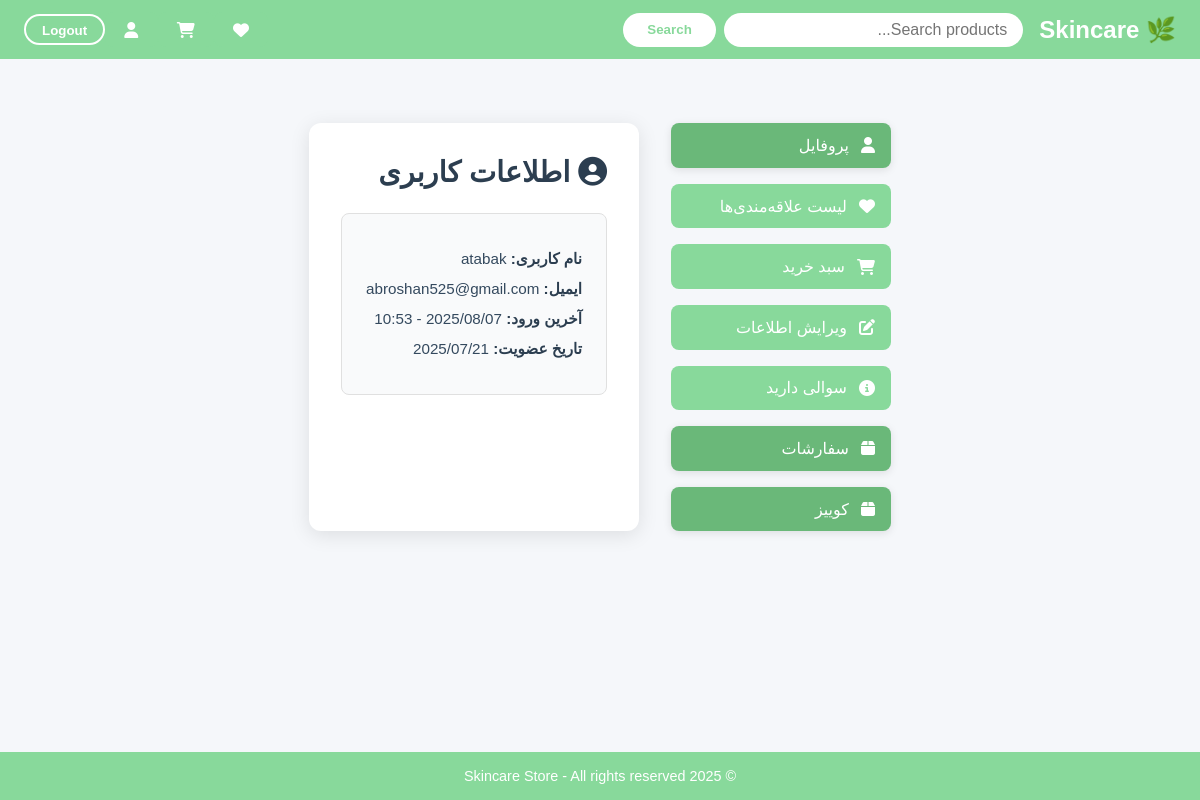
The app's page /accounts/show_profile/ (signed in), older data.
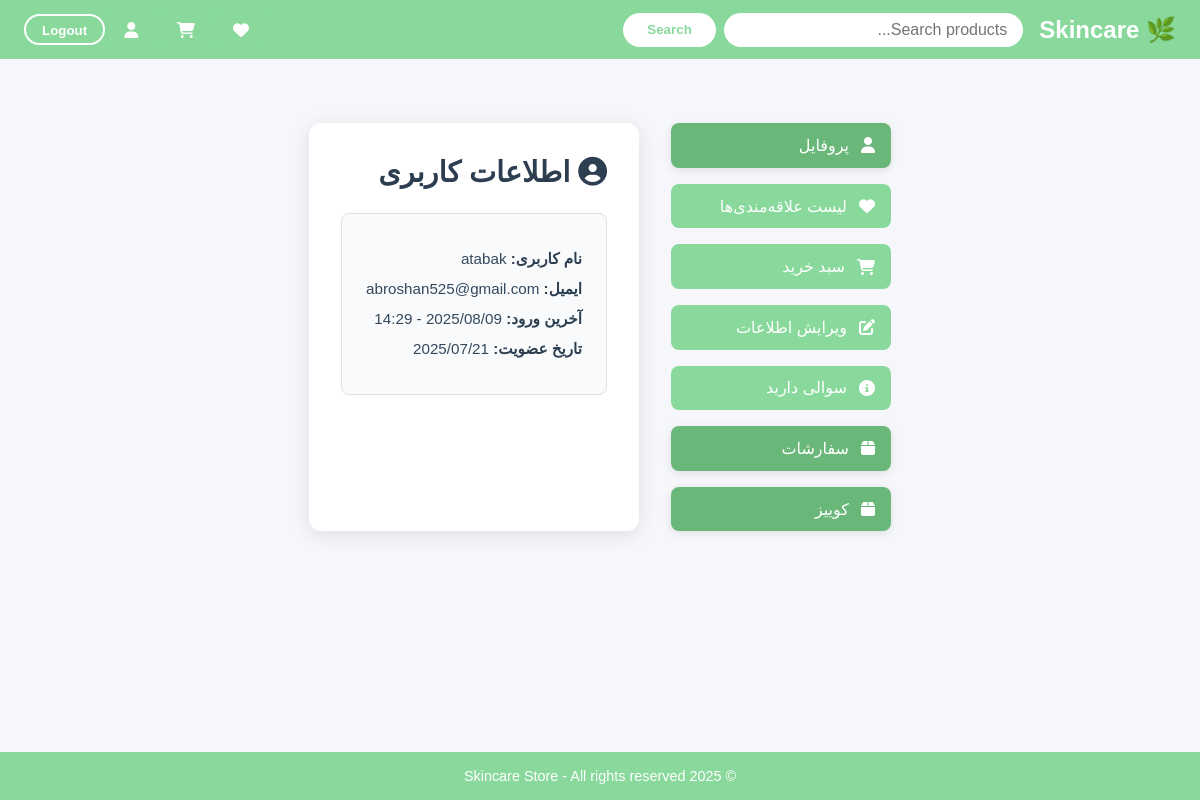
The same page, newer data.
### accounts/models.py (models this page shows, shortened)
class CustomUser(AbstractUser):
    SKIN_CHOICES = [
        ('dry', 'خشک'),
        ('oily', 'چرب'),
        ('combo', 'ترکیبی'),
        ('sensitive', 'حساس'),
    ]
    skin_type=models.CharField(max_length=20,choices=SKIN_CHOICES,null=True,blank=True)
    concerns=models.JSONField(null=True, blank=True)
    preferences=models.JSONField(null=True, blank=True)
    created_at=models.DateTimeField(auto_now_add=True)

### accounts/views.py (the view)
# urls.py: path('show_profile/',views.show_profile,name='show_profile'),
@login_required
def show_profile(request):
    return render(request,'accounts/profile.html',{'user':request.user})

### accounts/templates/accounts/profile.html (shortened to what this page needs)
{% extends 'base.html' %}
{% block content %}
<div class="profile-container">
    <aside class="sidebar">
        <a href="{% url 'show_profile' %}" class="sidebar-btn active">
            <i class="fas fa-user"></i> پروفایل
        </a>
        <a href="{% url 'wishlist' %}" class="sidebar-btn">
            <i class="fas fa-heart"></i> لیست علاقه‌مندی‌ها
        </a>
        <a href="{% url 'cart' %}" class="sidebar-btn">
            <i class="fas fa-shopping-cart"></i> سبد خرید
        </a>
        <a href="{% url 'edit_profile' %}" class="sidebar-btn">
            <i class="fas fa-edit"></i> ویرایش اطلاعات
        </a>
        <a href="{% url 'faq' %}" class="sidebar-btn">
            <i class="fas fa-info-circle"></i> سوالی دارید
        </a>
        <a href="{% url 'show_purchase_items' %}" class="sidebar-btn active" aria-current="page">
            <i class="fas fa-box"></i> سفارشات
        </a>
        <a href="{% url 'get_quiz' %}" class="sidebar-btn active" aria-current="page">
            <i class="fas fa-box"></i> کوییز
        </a>
    </aside>
    <main class="main-content">
        <h2><i class="fas fa-user-circle"></i> اطلاعات کاربری</h2>
        <div class="info-card">
            <p><strong>نام کاربری:</strong> {{ user.username }}</p>
            <p><strong>ایمیل:</strong> {{ user.email }}</p>
            <p><strong>آخرین ورود:</strong> {{ user.last_login|date:"Y/m/d - H:i" }}</p>
            <p><strong>تاریخ عضویت:</strong> {{ user.date_joined|date:"Y/m/d" }}</p>
        </div>
    </main>
</div>
{% endblock %}

Row changes from the older to the newer data that the page shows:
changed CustomUser "atabak": last_login "2025/08/07 - 10:53" → "2025/08/09 - 14:29"
